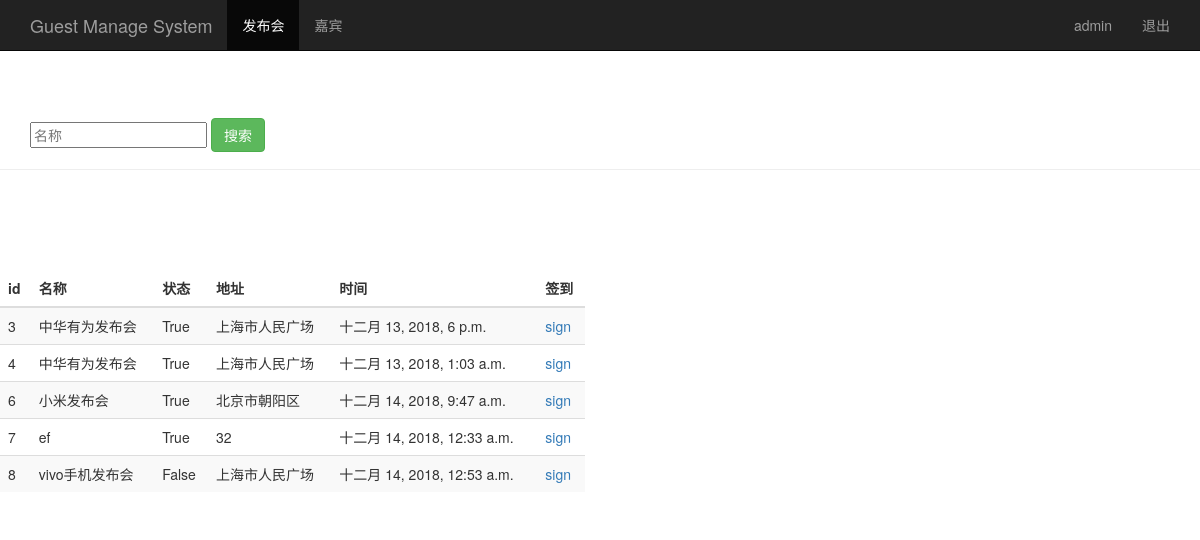
The page /event_manage/ (signed in) on the database its author committed.
### sign/models.py (models this page shows, shortened)
class Event(models.Model):
    name = models.CharField(max_length=100)             # 发布会标题
    limit = models.IntegerField()                       # 参加人数
    status = models.BooleanField()                      # 状态
    address = models.CharField(max_length=200)          # 地址
    start_time = models.DateTimeField('events time')    # 发布会时间
    create_time = models.DateTimeField(auto_now=True)   # 创建时间（自动获取当前时间）

### sign/views.py (the view)
# urls.py: path('event_manage/', views.event_manage),
@login_required
def event_manage(request):
    event_list = Event.objects.all()
    username = request.session.get('user', '')    # 读取浏览器session
    return render(request, "event_manage.html", {"user": username, "events": event_list})

### sign/templates/event_manage.html (shortened to what this page needs)
<!DOCTYPE html>
<html lang="zh-CN">
<head>
    {% load bootstrap3 %}
    {% bootstrap_css %}
</head>
<body role="document">
    <nav class="navbar navbar-inverse navbar-fixed-top">
        <div class="container">
            <div class="navbar-header">
                <a class="navbar-brand" href="/event_manage/">Guest Manage System</a>
            </div>
            <div id="navbar" class="collapse navbar-collapse">
                <ul class="nav navbar-nav">
                    <li class="active"><a href="#">发布会</a></li>
                    <li><a href="/guest_manage/">嘉宾</a></li>
                </ul>
                <ul class="nav navbar-nav navbar-right">
                    <li><a href="#">{{ user }}</a></li>
                    <li><a href="/logout/">退出</a></li>
                </ul>
            </div>
        </div>
    </nav>
     <div class="page-header" style="padding-top: 70px;">
         <div id="navbar" class="navbar-collapse collapse">
             <form class="navbar-form" method="get" action="/search_name/">
                 <div class="form-group">
                     <input name="name" type="text" placeholder="名称" class="from-control">
                 </div>
                 <botton type="submit" class="btn btn-success">搜索</botton>
             </form>
         </div>
     </div>
    <div class="row" style="padding-top: 80px;">
        <div class="col-md-6">
            <table class="table table-striped">
                <thead>
                <tr>
                    <th>id</th><th>名称</th><th>状态</th><th>地址</th><th>时间</th><th>签到</th>
                </tr>
                </thead>
                <tbody>
                  {% for event in events %}
                    <tr>
                        <td>{{ event.id }}</td>
                        <td>{{ event.name }}</td>
                        <td>{{ event.status }}</td>
                        <td>{{ event.address }}</td>
                        <td>{{ event.start_time }}</td>
                        <td>
                            <a href="/sign_index/{{ event.id }}/" target="{{ event.id }}_blank">sign</a>
                        </td>
                    </tr>
                  {% endfor %}
                </tbody>
            </table>
        </div>
    </div>
</body>
</html>

### rows shown on the page
Event: id "3", name "中华有为发布会", status "True", address "上海市人民广场", start_time "十二月 13, 2018, 6 p.m."
Event: id "4", name "中华有为发布会", status "True", address "上海市人民广场", start_time "十二月 13, 2018, 1:03 a.m."
Event: id "6", name "小米发布会", status "True", address "北京市朝阳区", start_time "十二月 14, 2018, 9:47 a.m."
Event: id "7", name "ef", status "True", address "32", start_time "十二月 14, 2018, 12:33 a.m."
Event: id "8", name "vivo手机发布会", status "False", address "上海市人民广场", start_time "十二月 14, 2018, 12:53 a.m."

### other values the page prints
{{ user }} "admin"
